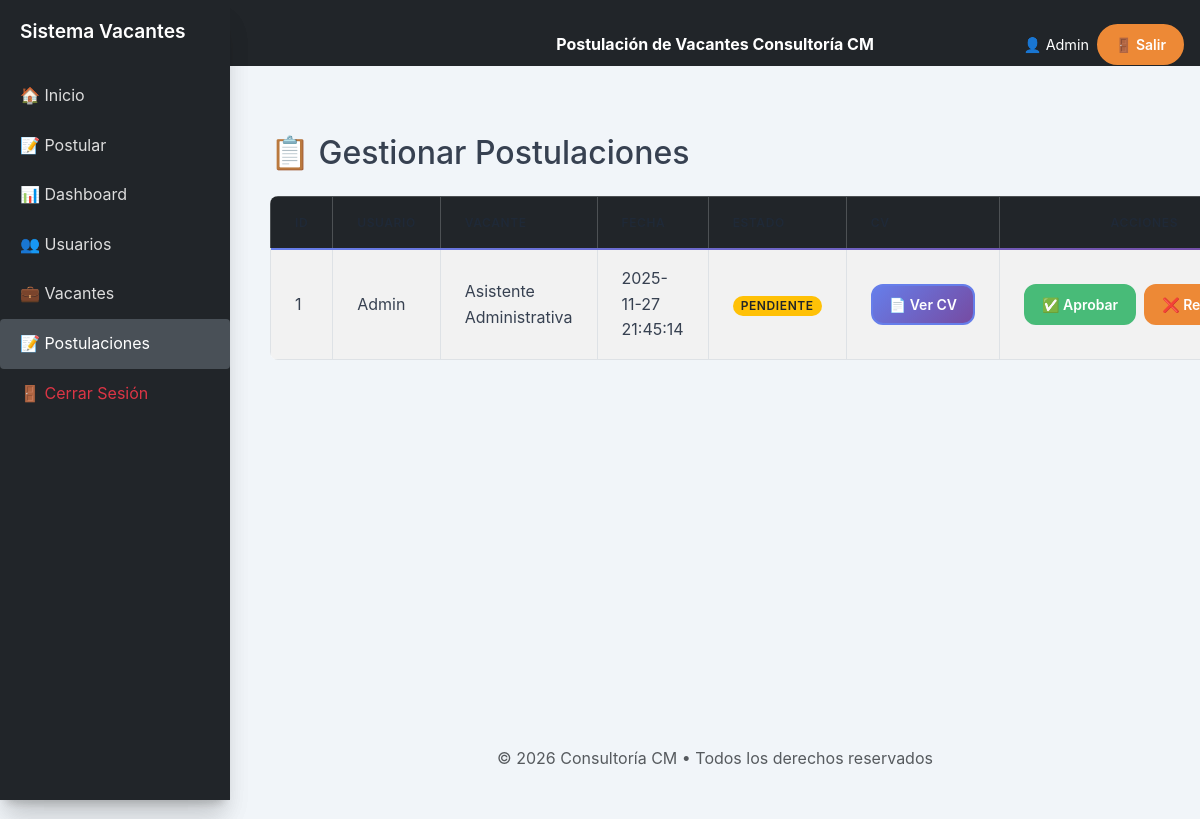
/admin/postulaciones.php (signed in), run on an earlier commit of the app's database.
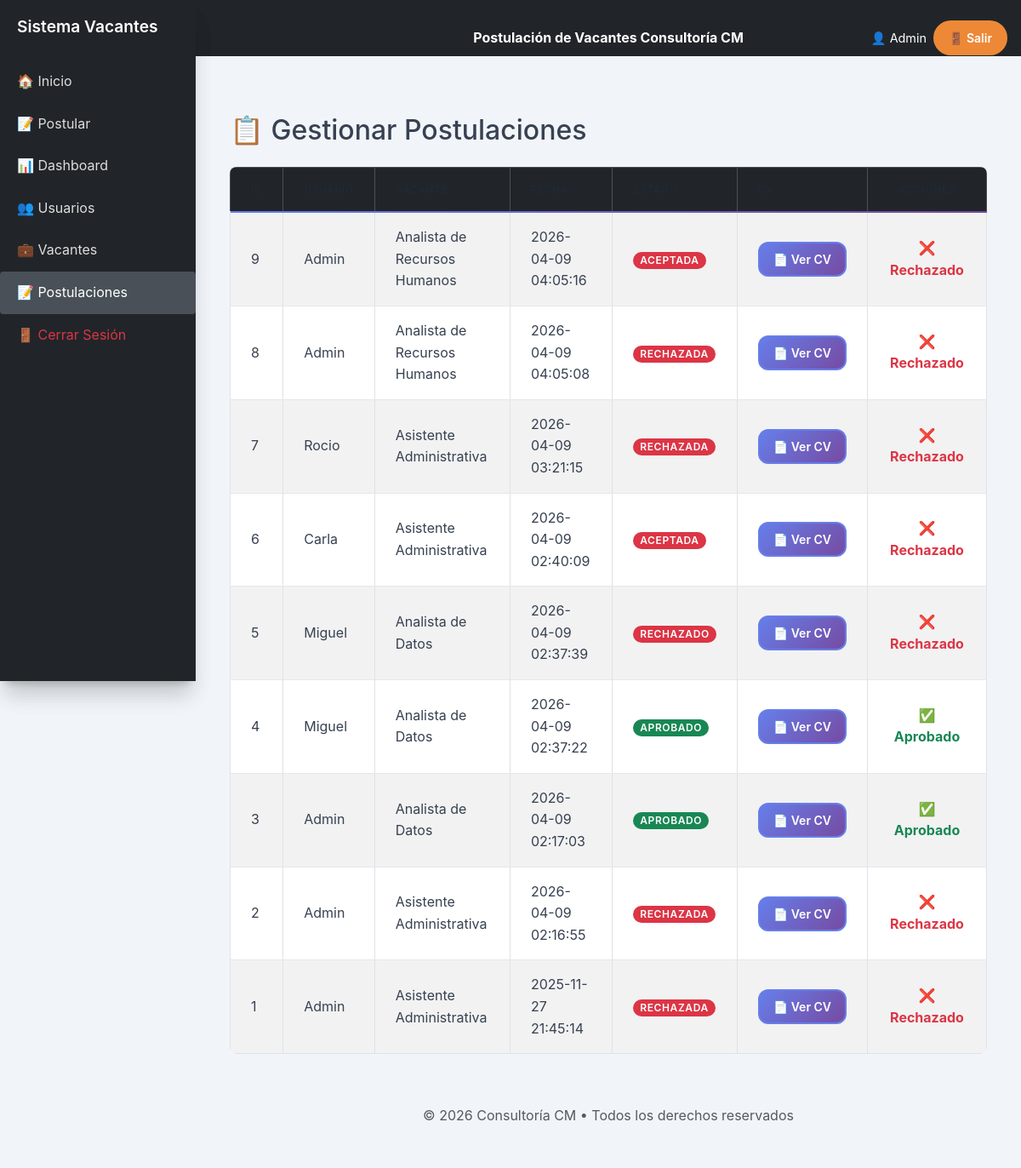
And on a later commit of the database.
### tables this page shows
CREATE TABLE `postulaciones` (
  `id` int(11) NOT NULL,
  `usuario_id` int(11) NOT NULL,
  `vacante_id` int(11) NOT NULL,
  `fecha_postulacion` timestamp NOT NULL DEFAULT current_timestamp(),
  `estado` enum('pendiente','aprobado','rechazado','aceptada','rechazada') DEFAULT 'pendiente',
  `es_ganador` tinyint(1) DEFAULT 0,
  `fecha_seleccion` timestamp NULL DEFAULT NULL,
  `comentario_seleccion` text DEFAULT NULL,
  `puntaje` decimal(3,1) DEFAULT 0.0,
  `archivo` varchar(255) NOT NULL,
  `fecha_evaluacion` datetime DEFAULT NULL
);

CREATE TABLE `usuarios` (
  `id` int(11) NOT NULL,
  `nombre` varchar(120) NOT NULL,
  `apellido` varchar(120) NOT NULL,
  `email` varchar(150) NOT NULL,
  `password` varchar(255) NOT NULL,
  `rol` enum('empleado','admin') DEFAULT 'empleado',
  `fecha_registro` timestamp NOT NULL DEFAULT current_timestamp()
);

CREATE TABLE `vacantes` (
  `id` int(11) NOT NULL,
  `titulo` varchar(200) NOT NULL,
  `descripcion` text NOT NULL,
  `requisitos` text NOT NULL,
  `departamento` varchar(150) NOT NULL,
  `fecha_publicacion` timestamp NOT NULL DEFAULT current_timestamp(),
  `estado` enum('abierta','cerrada') DEFAULT 'abierta'
);

### admin/postulaciones.php (the view, shortened to what this page needs)
<?php
$page_title = "Gestionar Postulaciones";
include '../includes/header.php';
include '../includes/sidebar.php';
$conn = new mysqli("localhost", "root", "root", "sistema_vacantes");
$sql = "
    SELECT p.id, u.nombre AS usuario, v.titulo AS vacante,
           p.fecha_postulacion, p.estado, p.archivo
    FROM postulaciones p
    INNER JOIN usuarios u ON p.usuario_id = u.id
    INNER JOIN vacantes v ON p.vacante_id = v.id
    ORDER BY p.fecha_postulacion DESC
";
$result = $conn->query($sql);
?>
<div class="content">
    <div class="container">
        <h2 class="my-4">📋 Gestionar Postulaciones</h2>
        <?php if ($result && $result->num_rows > 0): ?>
            <table class="table table-bordered table-striped align-middle">
                <thead class="table-dark">
                    <tr>
                        <th>ID</th>
                        <th>Usuario</th>
                        <th>Vacante</th>
                        <th>Fecha</th>
                        <th>Estado</th>
                        <th>CV</th>
                        <th>Acciones</th>
                    </tr>
                </thead>
                <tbody>
                    <?php while ($row = $result->fetch_assoc()): ?>
                        <tr>
                            <td><?= $row['id'] ?></td>
                            <td><?= htmlspecialchars($row['usuario']) ?></td>
                            <td><?= htmlspecialchars($row['vacante']) ?></td>
                            <td><?= $row['fecha_postulacion'] ?></td>
                            <td>
                                <span class="badge bg-<?=
                                    $row['estado'] === 'pendiente' ? 'warning text-dark' :
                                    ($row['estado'] === 'aprobado' ? 'success' : 'danger') ?>">
                                    <?= ucfirst($row['estado']) ?>
                                </span>
                            </td>
                            <td>
                                <?php if ($row['archivo']): ?>
                                    <a href="../<?= htmlspecialchars($row['archivo']) ?>"
                                       target="_blank"
                                       class="btn btn-sm btn-primary">
                                       📄 Ver CV
                                    </a>
                                <?php else: ?>
                                    <span class="text-muted">Sin archivo</span>
                                <?php endif; ?>
                            </td>
                            <td>
                                <?php if ($row['estado'] === 'pendiente'): ?>
                                    <div class="d-flex gap-2">
                                        <button class="btn btn-sm btn-success"
                                                onclick="confirmarAprobar(<?= $row['id'] ?>, '<?= htmlspecialchars($row['usuario']) ?>', '<?= htmlspecialchars($row['vacante']) ?>')">
                                            ✅ Aprobar
                                        </button>
                                        <button class="btn btn-sm btn-danger"
                                                onclick="confirmarRechazar(<?= $row['id'] ?>, '<?= htmlspecialchars($row['usuario']) ?>', '<?= htmlspecialchars($row['vacante']) ?>')">
                                            ❌ Rechazar
                                        </button>
                                    </div>
                                <?php elseif ($row['estado'] === 'aprobado'): ?>
                                    <span class="text-success fw-bold">✅ Aprobado</span>
                                <?php else: ?>
                                    <span class="text-danger fw-bold">❌ Rechazado</span>
                                <?php endif; ?>
                            </td>
                        </tr>
                    <?php endwhile; ?>
                </tbody>
            </table>
        <?php else: ?>
            <div class="alert alert-info text-center">
                📭 No hay postulaciones registradas.
            </div>
        <?php endif; ?>
    </div>
</div>
<?php
include '../includes/footer.php';
?>

### includes/header.php (shortened to what this page needs)
<!DOCTYPE html>
<html lang="es">
<head>
    <link href="https://cdn.jsdelivr.net/npm/bootstrap@5.3.2/dist/css/bootstrap.min.css" rel="stylesheet">
    <link rel="stylesheet" href="/sistema_vacantes/assets/css/app_nuevo.css">
</head>
<body class="<?= (isset($no_sidebar) && $no_sidebar) ? 'no-sidebar' : '' ?>">
<nav class="navbar navbar-dark bg-dark">
    <div class="container-fluid d-flex justify-content-center align-items-center position-relative px-3">
        <strong class="text-white">
            Postulación de Vacantes Consultoría CM
        </strong>
        <?php if (isset($_SESSION['id'])): ?>
            <div class="d-flex align-items-center position-absolute end-0 me-3 gap-2">
                <span class="text-white d-none d-md-inline" style="font-size: 0.9rem;">
                    👤 <?= htmlspecialchars($_SESSION['nombre'] ?? '') ?>
                </span>
                <a href="/sistema_vacantes/logout.php" class="btn btn-danger btn-sm rounded-pill px-3">
                    🚪 Salir
                </a>
            </div>
        <?php endif; ?>
    </div>
</nav>
<?php if (isset($_SESSION['id']) && !(isset($no_sidebar) && $no_sidebar)): ?>
<aside class="sidebar">
    <h5 class="sidebar-title">Sistema Vacantes</h5>
    <?php if (isset($_SESSION['rol']) && $_SESSION['rol'] === 'admin'): ?>
        <a href="/sistema_vacantes/home.php"
           class="sidebar-link <?= ($page_title === 'Home' ? 'active' : '') ?>">
        </a>
        <a href="/sistema_vacantes/postular.php"
           class="sidebar-link <?= ($page_title === 'Postular a Vacante' ? 'active' : '') ?>">
        </a>
        <a href="/sistema_vacantes/admin/index.php"
           class="sidebar-link <?= ($page_title === 'Dashboard Administrativo' ? 'active' : '') ?>">
        </a>
        <a href="/sistema_vacantes/admin/usuarios.php"
           class="sidebar-link <?= ($page_title === 'Gestionar Usuarios' ? 'active' : '') ?>">
        </a>
        <a href="/sistema_vacantes/admin/vacantes.php"
           class="sidebar-link <?= ($page_title === 'Gestionar Vacantes' ? 'active' : '') ?>">
        </a>
        <a href="/sistema_vacantes/admin/postulaciones.php"
           class="sidebar-link <?= ($page_title === 'Gestionar Postulaciones' ? 'active' : '') ?>">
        </a>
    <?php endif; ?>
    <a href="/sistema_vacantes/logout.php" class="sidebar-link" style="color:#e55353; font-weight:bold; margin-top: auto;">
    </a>
</aside>
<?php endif; ?>

### includes/sidebar.php
<?php if (isset($_SESSION['id'])): ?>
<aside class="sidebar">
    <h5 class="sidebar-title">Sistema Vacantes</h5>
    <a href="/sistema_vacantes/home.php" class="sidebar-link">🏠 Inicio</a>
    <a href="/sistema_vacantes/postular.php" class="sidebar-link">📝 Postular</a>
    <?php if (isset($_SESSION['rol']) && $_SESSION['rol'] === 'admin'): ?>
        <a href="/sistema_vacantes/admin/index.php"
           class="sidebar-link <?= ($page_title === 'Dashboard Administrativo' ? 'active' : '') ?>">
           📊 Dashboard
        </a>
        <a href="/sistema_vacantes/admin/usuarios.php"
           class="sidebar-link <?= ($page_title === 'Gestionar Usuarios' ? 'active' : '') ?>">
           👥 Usuarios
        </a>
        <a href="/sistema_vacantes/admin/vacantes.php"
           class="sidebar-link <?= ($page_title === 'Gestionar Vacantes' ? 'active' : '') ?>">
           💼 Vacantes
        </a>
        <a href="/sistema_vacantes/admin/postulaciones.php"
           class="sidebar-link <?= ($page_title === 'Gestionar Postulaciones' ? 'active' : '') ?>">
           📝 Postulaciones
        </a>
    <?php endif; ?>
    <a href="/sistema_vacantes/logout.php" class="sidebar-link text-danger">
        🚪 Cerrar Sesión
    </a>
</aside>
<?php endif; ?>

### includes/footer.php (shortened to what this page needs)
<footer class="text-center mt-4 mb-3">
    <p class="text-muted">
        &copy; <?= date("Y") ?> Consultoría CM • Todos los derechos reservados
    </p>
</footer>
</body>
</html>

What changed in the data, as far as the page shows it:
added postulaciones: id "9", usuario.nombre "Admin", vacante.titulo "Analista de Recursos Humanos", fecha_postulacion "2026-04-09 04:05:16", estado "ACEPTADA", shows "❌ Rechazado"
added postulaciones: id "8", usuario.nombre "Admin", vacante.titulo "Analista de Recursos Humanos", fecha_postulacion "2026-04-09 04:05:08", estado "RECHAZADA", shows "❌ Rechazado"
added postulaciones: id "7", usuario.nombre "Rocio", vacante.titulo "Asistente Administrativa", fecha_postulacion "2026-04-09 03:21:15", estado "RECHAZADA", shows "❌ Rechazado"
added postulaciones: id "6", usuario.nombre "Carla", vacante.titulo "Asistente Administrativa", fecha_postulacion "2026-04-09 02:40:09", estado "ACEPTADA", shows "❌ Rechazado"
added postulaciones: id "5", usuario.nombre "Miguel", vacante.titulo "Analista de Datos", fecha_postulacion "2026-04-09 02:37:39", estado "RECHAZADO", shows "❌ Rechazado"
added postulaciones: id "4", usuario.nombre "Miguel", vacante.titulo "Analista de Datos", fecha_postulacion "2026-04-09 02:37:22", estado "APROBADO", shows "✅ Aprobado"
added postulaciones: id "3", usuario.nombre "Admin", vacante.titulo "Analista de Datos", fecha_postulacion "2026-04-09 02:17:03", estado "APROBADO", shows "✅ Aprobado"
added postulaciones: id "2", usuario.nombre "Admin", vacante.titulo "Asistente Administrativa", fecha_postulacion "2026-04-09 02:16:55", estado "RECHAZADA", shows "❌ Rechazado"
changed postulaciones id 1: estado "PENDIENTE" → "RECHAZADA"; estado "✅ Aprobar ❌…" → "❌ Rechazado"
